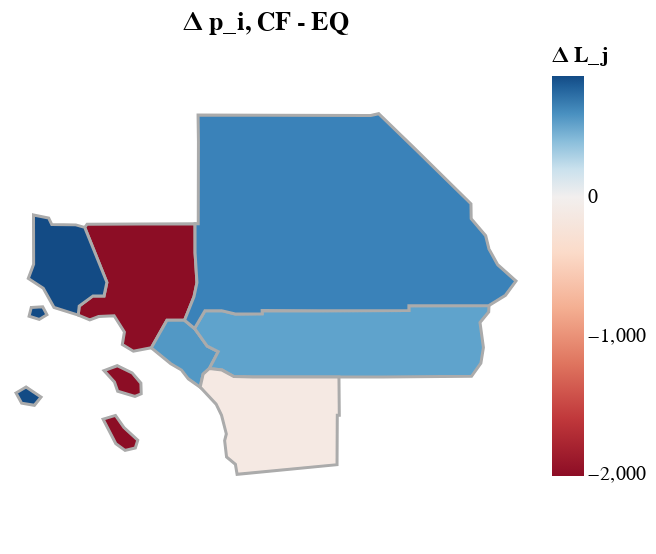

Source (notebook cell):
### Code cell
map_L_j_diff

### Figure 1 — Vega-Lite specification as saved in the notebook (floating-point values rounded to 4 significant figures)
{"config": {"view": {"continuousWidth": 300, "continuousHeight": 300}}, "data": {"values": [{"type": "Feature", "geometry": {"type": "MultiPolygon", "coordinates": [[[[-118.1, 33.69], [-118.3, 33.66], [-118.5, 33.73], [-118.4, 33.84], [-118.6, 33.99], [-118.7, 33.98], [-118.8, 33.95], [-119.0, 33.99], [-118.9, 34.07], [-118.8, 34.17], [-118.7, 34.17], [-118.6, 34.29], [-118.9, 34.79], [-118.9, 34.82], [-117.7, 34.82], [-117.7, 34.56], [-117.6, 34.29], [-117.7, 34.16], [-117.8, 33.95], [-118.0, 33.95], [-118.1, 33.69]]], [[[-118.7, 33.49], [-118.5, 33.53], [-118.4, 33.46], [-118.3, 33.37], [-118.3, 33.27], [-118.3, 33.25], [-118.5, 33.3], [-118.6, 33.38], [-118.7, 33.49]]], [[[-118.7, 33.04], [-118.5, 33.07], [-118.4, 32.96], [-118.3, 32.85], [-118.3, 32.77], [-118.4, 32.75], [-118.5, 32.81], [-118.7, 33.04]]]]}, "properties": {"county_j_name": "Los Angeles", "county_j": 0, "w_j_emp_data": 83.55, "w_j_county_data": 378100000.0, "L_j_data": 4526.0, "_n_firms_j_data": 572385, "w_j_emp_norm_data": 1.061, "w_j_county_norm_data": 1.061, "L_j_cf": 2512.0, "diff_L_j": -2014.0, "L_j_eq": 3988.0, "FID": 1993}}, {"type": "Feature", "geometry": {"type": "Polygon", "coordinates": [[[-117.8, 33.95], [-117.7, 33.87], [-117.5, 33.71], [-117.4, 33.66], [-117.5, 33.51], [-117.6, 33.45], [-117.6, 33.33], [-117.7, 33.41], [-117.8, 33.49], [-117.9, 33.55], [-118.1, 33.69], [-118.0, 33.95], [-117.8, 33.95]]]}, "properties": {"county_j_name": "Orange", "county_j": 1, "w_j_emp_data": 81.4, "w_j_county_data": 135200000.0, "L_j_data": 1661.0, "_n_firms_j_data": 148394, "w_j_emp_norm_data": 1.034, "w_j_county_norm_data": 1.034, "L_j_cf": 2226.0, "diff_L_j": 565.0, "L_j_eq": 2108.0, "FID": 362}}, {"type": "Feature", "geometry": {"type": "Polygon", "coordinates": [[[-116.1, 33.43], [-117.0, 33.43], [-117.2, 33.43], [-117.4, 33.49], [-117.5, 33.51], [-117.4, 33.66], [-117.5, 33.71], [-117.7, 33.87], [-117.6, 34.03], [-117.4, 34.03], [-117.2, 34.0], [-116.9, 34.0], [-116.9, 34.03], [-116.3, 34.03], [-115.3, 34.03], [-115.3, 34.08], [-114.4, 34.08], [-114.4, 34.02], [-114.5, 33.93], [-114.5, 33.7], [-114.5, 33.55], [-114.6, 33.43], [-115.6, 33.43], [-116.1, 33.43]]]}, "properties": {"county_j_name": "Riverside", "county_j": 2, "w_j_emp_data": 59.73, "w_j_county_data": 50200000.0, "L_j_data": 840.4, "_n_firms_j_data": 86446, "w_j_emp_norm_data": 0.7587, "w_j_county_norm_data": 0.7587, "L_j_cf": 1359.0, "diff_L_j": 518.2, "L_j_eq": 912.8, "FID": 2943}}, {"type": "Feature", "geometry": {"type": "Polygon", "coordinates": [[[-117.7, 33.87], [-117.8, 33.95], [-117.7, 34.16], [-117.6, 34.29], [-117.7, 34.56], [-117.7, 34.82], [-117.6, 34.82], [-117.6, 35.56], [-117.6, 35.8], [-116.9, 35.8], [-115.7, 35.79], [-115.6, 35.81], [-115.3, 35.5], [-114.6, 35.0], [-114.6, 34.87], [-114.5, 34.71], [-114.4, 34.59], [-114.3, 34.45], [-114.1, 34.3], [-114.3, 34.17], [-114.4, 34.08], [-115.3, 34.08], [-115.3, 34.03], [-116.3, 34.03], [-116.9, 34.03], [-116.9, 34.0], [-117.2, 34.0], [-117.4, 34.03], [-117.6, 34.03], [-117.7, 33.87]]]}, "properties": {"county_j_name": "San Bernardino", "county_j": 3, "w_j_emp_data": 62.37, "w_j_county_data": 52760000.0, "L_j_data": 845.9, "_n_firms_j_data": 77170, "w_j_emp_norm_data": 0.7921, "w_j_county_norm_data": 0.7921, "L_j_cf": 1501.0, "diff_L_j": 655.3, "L_j_eq": 984.3, "FID": 817}}, {"type": "Feature", "geometry": {"type": "Polygon", "coordinates": [[[-117.6, 33.33], [-117.6, 33.45], [-117.5, 33.51], [-117.4, 33.49], [-117.2, 33.43], [-117.0, 33.43], [-116.1, 33.43], [-116.1, 33.07], [-116.1, 33.07], [-116.1, 32.62], [-117.2, 32.53], [-117.2, 32.62], [-117.3, 32.69], [-117.3, 32.84], [-117.3, 32.9], [-117.4, 33.08], [-117.4, 33.18], [-117.6, 33.33]]]}, "properties": {"county_j_name": "San Diego", "county_j": 4, "w_j_emp_data": 82.85, "w_j_county_data": 127300000.0, "L_j_data": 1537.0, "_n_firms_j_data": 133031, "w_j_emp_norm_data": 1.052, "w_j_county_norm_data": 1.052, "L_j_cf": 1414.0, "diff_L_j": -122.9, "L_j_eq": 1623.0, "FID": 1896}}, {"type": "Feature", "geometry": {"type": "MultiPolygon", "coordinates": [[[[-119.4, 34.9], [-119.3, 34.87], [-119.2, 34.81], [-119.0, 34.81], [-118.9, 34.79], [-118.6, 34.29], [-118.7, 34.17], [-118.8, 34.17], [-118.9, 34.07], [-119.0, 33.99], [-119.2, 34.06], [-119.3, 34.24], [-119.5, 34.33], [-119.4, 34.46], [-119.4, 34.9]]], [[[-119.5, 34.06], [-119.3, 34.07], [-119.3, 34.0], [-119.4, 33.95], [-119.5, 33.98], [-119.5, 34.06]]], [[[-119.6, 33.28], [-119.5, 33.33], [-119.4, 33.24], [-119.4, 33.17], [-119.6, 33.19], [-119.6, 33.28]]]]}, "properties": {"county_j_name": "Ventura", "county_j": 5, "w_j_emp_data": 70.49, "w_j_county_data": 23700000.0, "L_j_data": 336.3, "_n_firms_j_data": 31435, "w_j_emp_norm_data": 0.8953, "w_j_county_norm_data": 0.8953, "L_j_cf": 1209.0, "diff_L_j": 872.3, "L_j_eq": 604.1, "FID": 963}}]}, "mark": {"type": "geoshape", "stroke": "#ababab", "strokeWidth": 1.5}, "encoding": {"color": {"field": "properties.diff_L_j", "scale": {"domainMid": 0, "scheme": "redblue"}, "title": "Δ L_j", "type": "quantitative"}}, "height": 250, "projection": {"type": "mercator"}, "title": "Δ p_i, CF - EQ", "width": 250, "$schema": "https://vega.github.io/schema/vega-lite/v5.20.1.json"}
